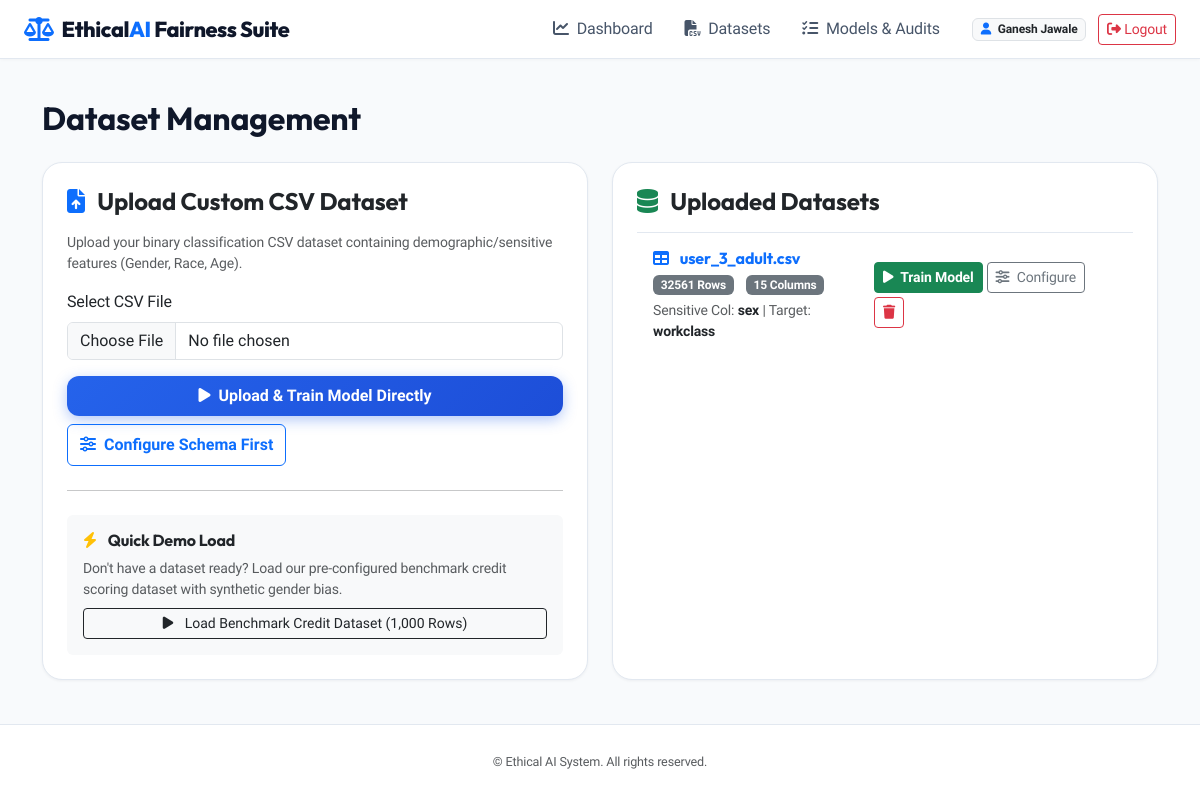
The app's page /upload (signed in), older data.
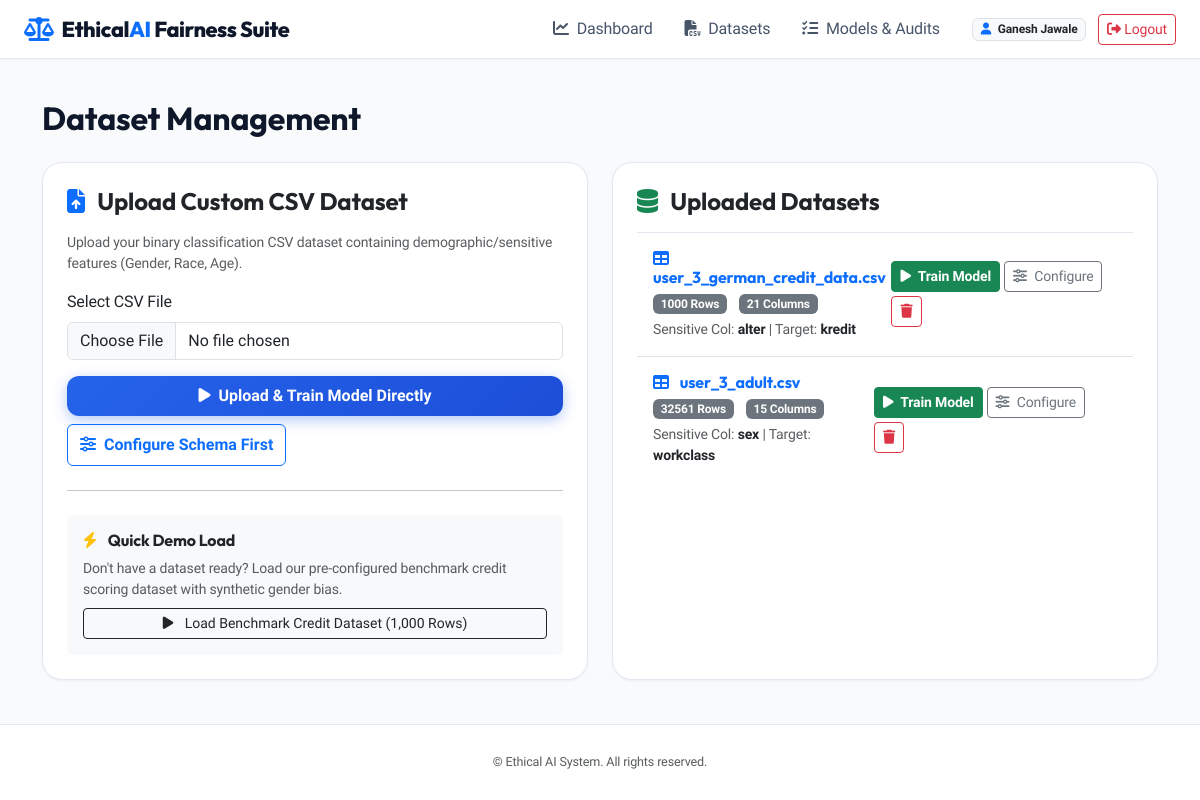
The same page, newer data.
### tables this page shows
CREATE TABLE datasets (
    id INTEGER PRIMARY KEY AUTOINCREMENT,
    user_id INTEGER NOT NULL,
    filename VARCHAR(255) NOT NULL,
    filepath VARCHAR(255) NOT NULL,
    row_count INTEGER DEFAULT 0,
    column_count INTEGER DEFAULT 0,
    target_column VARCHAR(100),
    sensitive_column VARCHAR(100),
    privileged_group VARCHAR(100),
    unprivileged_group VARCHAR(100),
    uploaded_at TIMESTAMP DEFAULT CURRENT_TIMESTAMP, csv_content TEXT,
    FOREIGN KEY (user_id) REFERENCES users(id) ON DELETE CASCADE
);

### app.py (the view)
@app.route('/upload')
@login_required
def upload_page():
    datasets = get_user_datasets(session['user_id'])
    return render_template('upload.html', datasets=datasets)

### app.py (called while the page is built)
def login_required(f):
    from functools import wraps
    @wraps(f)
    def decorated_function(*args, **kwargs):
        if 'user_id' not in session:
            flash('Please log in to access this page.', 'warning')
            return redirect(url_for('login_page'))
        return f(*args, **kwargs)
    return decorated_function

### models/auth.py (called while the page is built)
def get_db_connection():
    conn = sqlite3.connect(Config.DATABASE_PATH, timeout=30.0)
    conn.row_factory = sqlite3.Row
    return conn

### models/dataset_manager.py (called while the page is built)
def get_user_datasets(user_id):
    conn = get_db_connection()
    cursor = conn.cursor()
    cursor.execute("SELECT * FROM datasets WHERE user_id = ? ORDER BY uploaded_at DESC", (user_id,))
    datasets = cursor.fetchall()
    conn.close()
    return [dict(d) for d in datasets]

### templates/upload.html (shortened to what the changed rows need)
{% extends "base.html" %}
{% block content %}
<div class="container py-4">
    <h2 class="fw-bold mb-4">Dataset Management</h2>
    <div class="row g-4">
        <div class="col-md-6">
            <div class="card card-custom p-4 h-100">
                {% if datasets %}
                    <ul class="list-group list-group-flush">
                        {% for ds in datasets %}
                            <li class="list-group-item d-flex justify-content-between align-items-center bg-transparent py-3">
                                <div>
                                    <h6 class="mb-1 fw-bold text-primary"><i class="fa-solid fa-table me-2"></i> {{ ds.filename }}</h6>
                                    <span class="badge bg-secondary me-2">{{ ds.row_count }} Rows</span>
                                    <span class="badge bg-secondary me-2">{{ ds.column_count }} Columns</span>
                                    <div class="small text-muted mt-1">
                                        Sensitive Col: <span class="fw-bold text-dark">{{ ds.sensitive_column or 'Not Set' }}</span> |
                                        Target: <span class="fw-bold text-dark">{{ ds.target_column or 'Not Set' }}</span>
                                    </div>
                                </div>
                                <div class="d-flex gap-1 align-items-center flex-wrap">
                                    <a href="{{ url_for('train_page', dataset_id=ds.id) }}" class="btn btn-sm btn-success fw-bold" title="Train model directly">
                                        <i class="fa-solid fa-play me-1"></i> Train Model
                                    </a>
                                    <a href="{{ url_for('preprocess_page', dataset_id=ds.id) }}" class="btn btn-sm btn-outline-secondary" title="Configure columns">
                                        <i class="fa-solid fa-sliders me-1"></i> Configure
                                    </a>
                                    <button class="btn btn-sm btn-outline-danger" title="Delete dataset" onclick="confirmDelete({{ ds.id }}, '{{ ds.filename|replace("'", "\\'") }}')">
                                        <i class="fa-solid fa-trash"></i>
                                    </button>
                                </div>
                            </li>
                        {% endfor %}
                    </ul>
                {% else %}
                    <div class="text-center py-5 text-muted">
                        <i class="fa-solid fa-inbox fa-3x mb-3"></i>
                        <p>No datasets available. Upload a CSV or load the benchmark credit dataset.</p>
                    </div>
                {% endif %}
            </div>
        </div>
    </div>
</div>
{% endblock %}

Row changes from the older to the newer data that the page shows:
added datasets: filename "user_3_german_credit_data.csv", row_count "1000", column_count "21", sensitive_column "alter", target_column "kredit"
